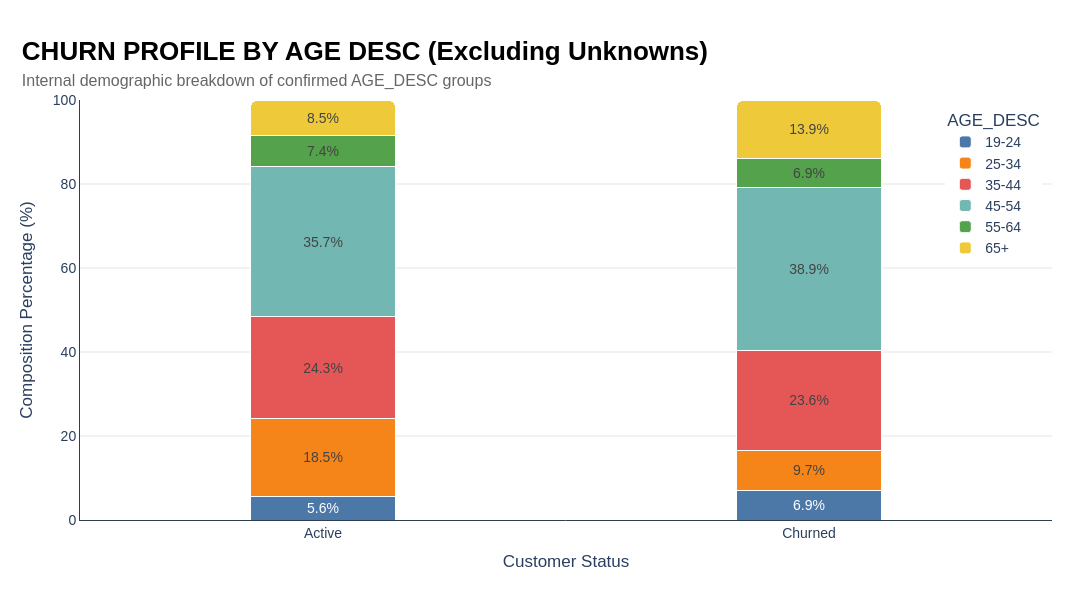
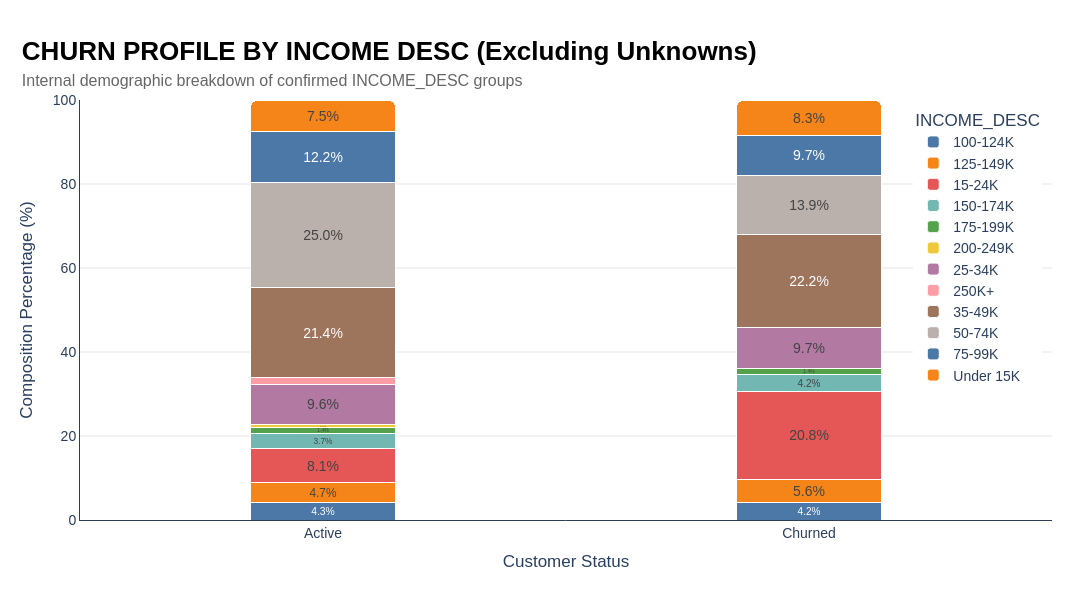
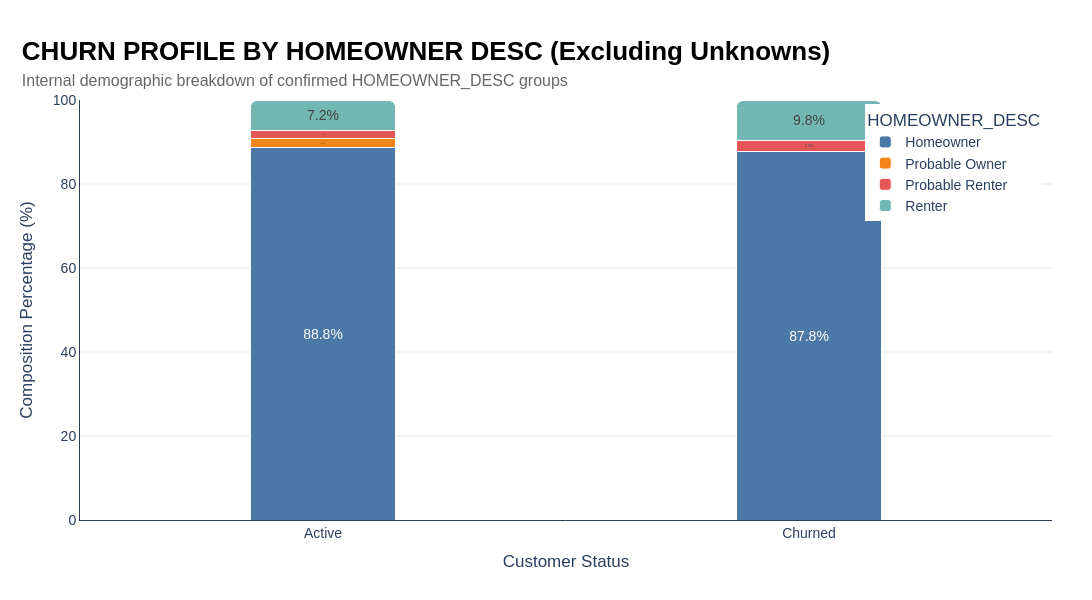
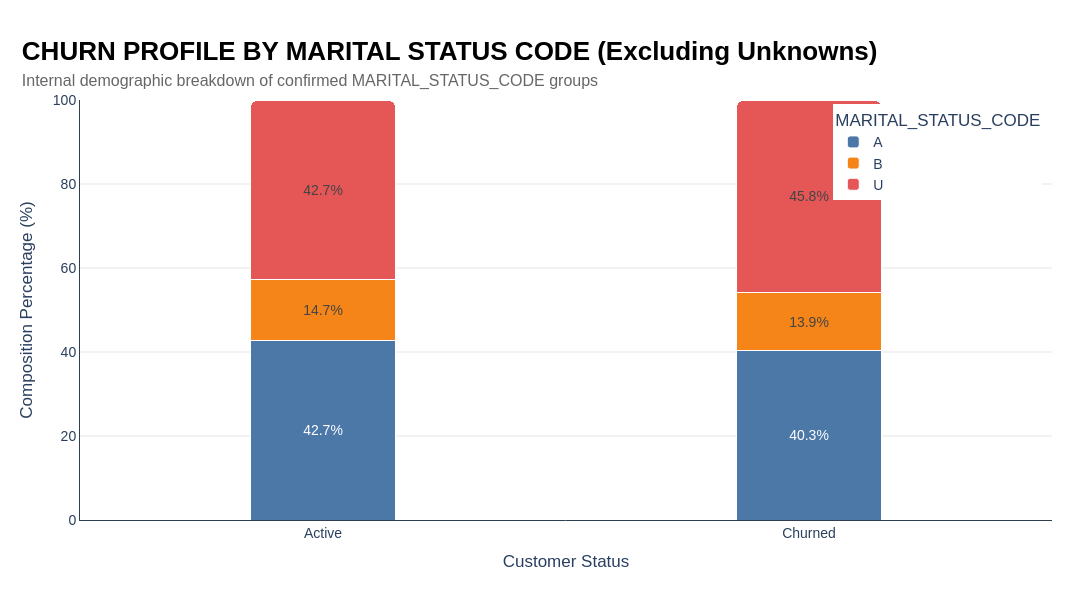

Write notebook code for charts like these, in order.
### Code cell
customer_base['Churn_Status'] = customer_base['is_churn'].map({0: 'Active', 1: 'Churned'})

for feature in features_to_plot:
    df_filtered = customer_base[customer_base[feature] != 'Unknown'].copy()

    composition_df = pd.crosstab(df_filtered['Churn_Status'], df_filtered[feature], normalize='index') * 100
    
    comp_melted = composition_df.reset_index().melt(
        id_vars='Churn_Status', 
        var_name=feature, 
        value_name='percentage'
    )

    fig = px.bar(
        comp_melted,
        x='Churn_Status',
        y='percentage',
        color=feature,
        text='percentage',
        color_discrete_sequence=px.colors.qualitative.T10 
    )

    fig.update_traces(
        texttemplate='%{text:.1f}%', 
        textposition='inside',
        insidetextanchor='middle',
        marker_line_color='white',
        marker_line_width=1,
        marker_cornerradius=8 
    )

    fig = apply_my_style(
        fig, 
        title=f"CHURN PROFILE BY {feature.replace('_', ' ')} (Excluding Unknowns)", 
        subtitle=f"Internal demographic breakdown of confirmed {feature} groups"
    )

    fig.update_layout(
        width=1600,     
        height=600,     
        bargap=0.7,     
        xaxis_title="Customer Status",
        yaxis_title="Composition Percentage (%)",
        barmode='stack',
        xaxis=dict(showgrid=False),
        yaxis=dict(range=[0, 100], showgrid=True, gridcolor=c['gray_light'])
    )

    fig.show()

### Figure 1 — Plotly figure (JSON) as saved in the notebook; plotly's stock layout.template omitted (floating-point values rounded to 4 significant figures)
{"data": [{"hovertemplate": "AGE_DESC=19-24<br>Churn_Status=%{x}<br>percentage=%{text}<extra></extra>", "insidetextanchor": "middle", "legendgroup": "19-24", "marker": {"color": "#4C78A8", "cornerradius": 8, "line": {"color": "white", "width": 1}, "pattern": {"shape": ""}}, "name": "19-24", "orientation": "v", "showlegend": true, "text": [5.624, 6.944], "textposition": "inside", "texttemplate": "%{text:.1f}%", "type": "bar", "x": ["Active", "Churned"], "xaxis": "x", "y": [5.624, 6.944], "yaxis": "y"}, {"hovertemplate": "AGE_DESC=25-34<br>Churn_Status=%{x}<br>percentage=%{text}<extra></extra>", "insidetextanchor": "middle", "legendgroup": "25-34", "marker": {"color": "#F58518", "cornerradius": 8, "line": {"color": "white", "width": 1}, "pattern": {"shape": ""}}, "name": "25-34", "orientation": "v", "showlegend": true, "text": [18.52, 9.722], "textposition": "inside", "texttemplate": "%{text:.1f}%", "type": "bar", "x": ["Active", "Churned"], "xaxis": "x", "y": [18.52, 9.722], "yaxis": "y"}, {"hovertemplate": "AGE_DESC=35-44<br>Churn_Status=%{x}<br>percentage=%{text}<extra></extra>", "insidetextanchor": "middle", "legendgroup": "35-44", "marker": {"color": "#E45756", "cornerradius": 8, "line": {"color": "white", "width": 1}, "pattern": {"shape": ""}}, "name": "35-44", "orientation": "v", "showlegend": true, "text": [24.28, 23.61], "textposition": "inside", "texttemplate": "%{text:.1f}%", "type": "bar", "x": ["Active", "Churned"], "xaxis": "x", "y": [24.28, 23.61], "yaxis": "y"}, {"hovertemplate": "AGE_DESC=45-54<br>Churn_Status=%{x}<br>percentage=%{text}<extra></extra>", "insidetextanchor": "middle", "legendgroup": "45-54", "marker": {"color": "#72B7B2", "cornerradius": 8, "line": {"color": "white", "width": 1}, "pattern": {"shape": ""}}, "name": "45-54", "orientation": "v", "showlegend": true, "text": [35.67, 38.89], "textposition": "inside", "texttemplate": "%{text:.1f}%", "type": "bar", "x": ["Active", "Churned"], "xaxis": "x", "y": [35.67, 38.89], "yaxis": "y"}, {"hovertemplate": "AGE_DESC=55-64<br>Churn_Status=%{x}<br>percentage=%{text}<extra></extra>", "insidetextanchor": "middle", "legendgroup": "55-64", "marker": {"color": "#54A24B", "cornerradius": 8, "line": {"color": "white", "width": 1}, "pattern": {"shape": ""}}, "name": "55-64", "orientation": "v", "showlegend": true, "text": [7.407, 6.944], "textposition": "inside", "texttemplate": "%{text:.1f}%", "type": "bar", "x": ["Active", "Churned"], "xaxis": "x", "y": [7.407, 6.944], "yaxis": "y"}, {"hovertemplate": "AGE_DESC=65+<br>Churn_Status=%{x}<br>percentage=%{text}<extra></extra>", "insidetextanchor": "middle", "legendgroup": "65+", "marker": {"color": "#EECA3B", "cornerradius": 8, "line": {"color": "white", "width": 1}, "pattern": {"shape": ""}}, "name": "65+", "orientation": "v", "showlegend": true, "text": [8.505, 13.89], "textposition": "inside", "texttemplate": "%{text:.1f}%", "type": "bar", "x": ["Active", "Churned"], "xaxis": "x", "y": [8.505, 13.89], "yaxis": "y"}], "layout": {"bargap": 0.7, "barmode": "stack", "font": {"family": "Montserrat, sans-serif", "size": 14}, "height": 600, "legend": {"title": {"text": "AGE_DESC"}, "tracegroupgap": 0, "x": 0.99, "xanchor": "right", "y": 0.99, "yanchor": "top"}, "margin": {"b": 80, "l": 80, "r": 40, "t": 100}, "paper_bgcolor": "white", "plot_bgcolor": "white", "title": {"font": {"family": "Montserrat, sans-serif"}, "text": "<b style='font-size:26px; color:black;'>CHURN PROFILE BY AGE DESC (Excluding Unknowns)</b><br><span style='font-size:16px; color:#666;'>Internal demographic breakdown of confirmed AGE_DESC groups</span>", "x": 0.02, "xanchor": "left", "y": 0.9, "yanchor": "top"}, "width": 1600, "xaxis": {"anchor": "y", "domain": [0, 1], "linecolor": "#2C3E50", "linewidth": 1, "mirror": false, "showgrid": false, "showline": true, "title": {"text": "Customer Status"}}, "yaxis": {"anchor": "x", "domain": [0, 1], "gridcolor": "#E5E5E5", "linecolor": "#2C3E50", "linewidth": 1, "mirror": false, "range": [0, 100], "showgrid": true, "showline": true, "title": {"text": "Composition Percentage (%)"}}}}

### Figure 2 — Plotly figure (JSON) as saved in the notebook; plotly's stock layout.template omitted (floating-point values rounded to 4 significant figures)
{"data": [{"hovertemplate": "INCOME_DESC=100-124K<br>Churn_Status=%{x}<br>percentage=%{text}<extra></extra>", "insidetextanchor": "middle", "legendgroup": "100-124K", "marker": {"color": "#4C78A8", "cornerradius": 8, "line": {"color": "white", "width": 1}, "pattern": {"shape": ""}}, "name": "100-124K", "orientation": "v", "showlegend": true, "text": [4.252, 4.167], "textposition": "inside", "texttemplate": "%{text:.1f}%", "type": "bar", "x": ["Active", "Churned"], "xaxis": "x", "y": [4.252, 4.167], "yaxis": "y"}, {"hovertemplate": "INCOME_DESC=125-149K<br>Churn_Status=%{x}<br>percentage=%{text}<extra></extra>", "insidetextanchor": "middle", "legendgroup": "125-149K", "marker": {"color": "#F58518", "cornerradius": 8, "line": {"color": "white", "width": 1}, "pattern": {"shape": ""}}, "name": "125-149K", "orientation": "v", "showlegend": true, "text": [4.664, 5.556], "textposition": "inside", "texttemplate": "%{text:.1f}%", "type": "bar", "x": ["Active", "Churned"], "xaxis": "x", "y": [4.664, 5.556], "yaxis": "y"}, {"hovertemplate": "INCOME_DESC=15-24K<br>Churn_Status=%{x}<br>percentage=%{text}<extra></extra>", "insidetextanchor": "middle", "legendgroup": "15-24K", "marker": {"color": "#E45756", "cornerradius": 8, "line": {"color": "white", "width": 1}, "pattern": {"shape": ""}}, "name": "15-24K", "orientation": "v", "showlegend": true, "text": [8.093, 20.83], "textposition": "inside", "texttemplate": "%{text:.1f}%", "type": "bar", "x": ["Active", "Churned"], "xaxis": "x", "y": [8.093, 20.83], "yaxis": "y"}, {"hovertemplate": "INCOME_DESC=150-174K<br>Churn_Status=%{x}<br>percentage=%{text}<extra></extra>", "insidetextanchor": "middle", "legendgroup": "150-174K", "marker": {"color": "#72B7B2", "cornerradius": 8, "line": {"color": "white", "width": 1}, "pattern": {"shape": ""}}, "name": "150-174K", "orientation": "v", "showlegend": true, "text": [3.704, 4.167], "textposition": "inside", "texttemplate": "%{text:.1f}%", "type": "bar", "x": ["Active", "Churned"], "xaxis": "x", "y": [3.704, 4.167], "yaxis": "y"}, {"hovertemplate": "INCOME_DESC=175-199K<br>Churn_Status=%{x}<br>percentage=%{text}<extra></extra>", "insidetextanchor": "middle", "legendgroup": "175-199K", "marker": {"color": "#54A24B", "cornerradius": 8, "line": {"color": "white", "width": 1}, "pattern": {"shape": ""}}, "name": "175-199K", "orientation": "v", "showlegend": true, "text": [1.372, 1.389], "textposition": "inside", "texttemplate": "%{text:.1f}%", "type": "bar", "x": ["Active", "Churned"], "xaxis": "x", "y": [1.372, 1.389], "yaxis": "y"}, {"hovertemplate": "INCOME_DESC=200-249K<br>Churn_Status=%{x}<br>percentage=%{text}<extra></extra>", "insidetextanchor": "middle", "legendgroup": "200-249K", "marker": {"color": "#EECA3B", "cornerradius": 8, "line": {"color": "white", "width": 1}, "pattern": {"shape": ""}}, "name": "200-249K", "orientation": "v", "showlegend": true, "text": [0.6859, 0.0], "textposition": "inside", "texttemplate": "%{text:.1f}%", "type": "bar", "x": ["Active", "Churned"], "xaxis": "x", "y": [0.6859, 0.0], "yaxis": "y"}, {"hovertemplate": "INCOME_DESC=25-34K<br>Churn_Status=%{x}<br>percentage=%{text}<extra></extra>", "insidetextanchor": "middle", "legendgroup": "25-34K", "marker": {"color": "#B279A2", "cornerradius": 8, "line": {"color": "white", "width": 1}, "pattern": {"shape": ""}}, "name": "25-34K", "orientation": "v", "showlegend": true, "text": [9.602, 9.722], "textposition": "inside", "texttemplate": "%{text:.1f}%", "type": "bar", "x": ["Active", "Churned"], "xaxis": "x", "y": [9.602, 9.722], "yaxis": "y"}, {"hovertemplate": "INCOME_DESC=250K+<br>Churn_Status=%{x}<br>percentage=%{text}<extra></extra>", "insidetextanchor": "middle", "legendgroup": "250K+", "marker": {"color": "#FF9DA6", "cornerradius": 8, "line": {"color": "white", "width": 1}, "pattern": {"shape": ""}}, "name": "250K+", "orientation": "v", "showlegend": true, "text": [1.509, 0.0], "textposition": "inside", "texttemplate": "%{text:.1f}%", "type": "bar", "x": ["Active", "Churned"], "xaxis": "x", "y": [1.509, 0.0], "yaxis": "y"}, {"hovertemplate": "INCOME_DESC=35-49K<br>Churn_Status=%{x}<br>percentage=%{text}<extra></extra>", "insidetextanchor": "middle", "legendgroup": "35-49K", "marker": {"color": "#9D755D", "cornerradius": 8, "line": {"color": "white", "width": 1}, "pattern": {"shape": ""}}, "name": "35-49K", "orientation": "v", "showlegend": true, "text": [21.4, 22.22], "textposition": "inside", "texttemplate": "%{text:.1f}%", "type": "bar", "x": ["Active", "Churned"], "xaxis": "x", "y": [21.4, 22.22], "yaxis": "y"}, {"hovertemplate": "INCOME_DESC=50-74K<br>Churn_Status=%{x}<br>percentage=%{text}<extra></extra>", "insidetextanchor": "middle", "legendgroup": "50-74K", "marker": {"color": "#BAB0AC", "cornerradius": 8, "line": {"color": "white", "width": 1}, "pattern": {"shape": ""}}, "name": "50-74K", "orientation": "v", "showlegend": true, "text": [24.97, 13.89], "textposition": "inside", "texttemplate": "%{text:.1f}%", "type": "bar", "x": ["Active", "Churned"], "xaxis": "x", "y": [24.97, 13.89], "yaxis": "y"}, {"hovertemplate": "INCOME_DESC=75-99K<br>Churn_Status=%{x}<br>percentage=%{text}<extra></extra>", "insidetextanchor": "middle", "legendgroup": "75-99K", "marker": {"color": "#4C78A8", "cornerradius": 8, "line": {"color": "white", "width": 1}, "pattern": {"shape": ""}}, "name": "75-99K", "orientation": "v", "showlegend": true, "text": [12.21, 9.722], "textposition": "inside", "texttemplate": "%{text:.1f}%", "type": "bar", "x": ["Active", "Churned"], "xaxis": "x", "y": [12.21, 9.722], "yaxis": "y"}, {"hovertemplate": "INCOME_DESC=Under 15K<br>Churn_Status=%{x}<br>percentage=%{text}<extra></extra>", "insidetextanchor": "middle", "legendgroup": "Under 15K", "marker": {"color": "#F58518", "cornerradius": 8, "line": {"color": "white", "width": 1}, "pattern": {"shape": ""}}, "name": "Under 15K", "orientation": "v", "showlegend": true, "text": [7.545, 8.333], "textposition": "inside", "texttemplate": "%{text:.1f}%", "type": "bar", "x": ["Active", "Churned"], "xaxis": "x", "y": [7.545, 8.333], "yaxis": "y"}], "layout": {"bargap": 0.7, "barmode": "stack", "font": {"family": "Montserrat, sans-serif", "size": 14}, "height": 600, "legend": {"title": {"text": "INCOME_DESC"}, "tracegroupgap": 0, "x": 0.99, "xanchor": "right", "y": 0.99, "yanchor": "top"}, "margin": {"b": 80, "l": 80, "r": 40, "t": 100}, "paper_bgcolor": "white", "plot_bgcolor": "white", "title": {"font": {"family": "Montserrat, sans-serif"}, "text": "<b style='font-size:26px; color:black;'>CHURN PROFILE BY INCOME DESC (Excluding Unknowns)</b><br><span style='font-size:16px; color:#666;'>Internal demographic breakdown of confirmed INCOME_DESC groups</span>", "x": 0.02, "xanchor": "left", "y": 0.9, "yanchor": "top"}, "width": 1600, "xaxis": {"anchor": "y", "domain": [0, 1], "linecolor": "#2C3E50", "linewidth": 1, "mirror": false, "showgrid": false, "showline": true, "title": {"text": "Customer Status"}}, "yaxis": {"anchor": "x", "domain": [0, 1], "gridcolor": "#E5E5E5", "linecolor": "#2C3E50", "linewidth": 1, "mirror": false, "range": [0, 100], "showgrid": true, "showline": true, "title": {"text": "Composition Percentage (%)"}}}}

### Figure 3 — Plotly figure (JSON) as saved in the notebook; plotly's stock layout.template omitted (floating-point values rounded to 4 significant figures)
{"data": [{"hovertemplate": "HOMEOWNER_DESC=Homeowner<br>Churn_Status=%{x}<br>percentage=%{text}<extra></extra>", "insidetextanchor": "middle", "legendgroup": "Homeowner", "marker": {"color": "#4C78A8", "cornerradius": 8, "line": {"color": "white", "width": 1}, "pattern": {"shape": ""}}, "name": "Homeowner", "orientation": "v", "showlegend": true, "text": [88.8, 87.8], "textposition": "inside", "texttemplate": "%{text:.1f}%", "type": "bar", "x": ["Active", "Churned"], "xaxis": "x", "y": [88.8, 87.8], "yaxis": "y"}, {"hovertemplate": "HOMEOWNER_DESC=Probable Owner<br>Churn_Status=%{x}<br>percentage=%{text}<extra></extra>", "insidetextanchor": "middle", "legendgroup": "Probable Owner", "marker": {"color": "#F58518", "cornerradius": 8, "line": {"color": "white", "width": 1}, "pattern": {"shape": ""}}, "name": "Probable Owner", "orientation": "v", "showlegend": true, "text": [2.087, 0.0], "textposition": "inside", "texttemplate": "%{text:.1f}%", "type": "bar", "x": ["Active", "Churned"], "xaxis": "x", "y": [2.087, 0.0], "yaxis": "y"}, {"hovertemplate": "HOMEOWNER_DESC=Probable Renter<br>Churn_Status=%{x}<br>percentage=%{text}<extra></extra>", "insidetextanchor": "middle", "legendgroup": "Probable Renter", "marker": {"color": "#E45756", "cornerradius": 8, "line": {"color": "white", "width": 1}, "pattern": {"shape": ""}}, "name": "Probable Renter", "orientation": "v", "showlegend": true, "text": [1.898, 2.439], "textposition": "inside", "texttemplate": "%{text:.1f}%", "type": "bar", "x": ["Active", "Churned"], "xaxis": "x", "y": [1.898, 2.439], "yaxis": "y"}, {"hovertemplate": "HOMEOWNER_DESC=Renter<br>Churn_Status=%{x}<br>percentage=%{text}<extra></extra>", "insidetextanchor": "middle", "legendgroup": "Renter", "marker": {"color": "#72B7B2", "cornerradius": 8, "line": {"color": "white", "width": 1}, "pattern": {"shape": ""}}, "name": "Renter", "orientation": "v", "showlegend": true, "text": [7.211, 9.756], "textposition": "inside", "texttemplate": "%{text:.1f}%", "type": "bar", "x": ["Active", "Churned"], "xaxis": "x", "y": [7.211, 9.756], "yaxis": "y"}], "layout": {"bargap": 0.7, "barmode": "stack", "font": {"family": "Montserrat, sans-serif", "size": 14}, "height": 600, "legend": {"title": {"text": "HOMEOWNER_DESC"}, "tracegroupgap": 0, "x": 0.99, "xanchor": "right", "y": 0.99, "yanchor": "top"}, "margin": {"b": 80, "l": 80, "r": 40, "t": 100}, "paper_bgcolor": "white", "plot_bgcolor": "white", "title": {"font": {"family": "Montserrat, sans-serif"}, "text": "<b style='font-size:26px; color:black;'>CHURN PROFILE BY HOMEOWNER DESC (Excluding Unknowns)</b><br><span style='font-size:16px; color:#666;'>Internal demographic breakdown of confirmed HOMEOWNER_DESC groups</span>", "x": 0.02, "xanchor": "left", "y": 0.9, "yanchor": "top"}, "width": 1600, "xaxis": {"anchor": "y", "domain": [0, 1], "linecolor": "#2C3E50", "linewidth": 1, "mirror": false, "showgrid": false, "showline": true, "title": {"text": "Customer Status"}}, "yaxis": {"anchor": "x", "domain": [0, 1], "gridcolor": "#E5E5E5", "linecolor": "#2C3E50", "linewidth": 1, "mirror": false, "range": [0, 100], "showgrid": true, "showline": true, "title": {"text": "Composition Percentage (%)"}}}}

### Figure 4 — Plotly figure (JSON) as saved in the notebook; plotly's stock layout.template omitted (floating-point values rounded to 4 significant figures)
{"data": [{"hovertemplate": "MARITAL_STATUS_CODE=A<br>Churn_Status=%{x}<br>percentage=%{text}<extra></extra>", "insidetextanchor": "middle", "legendgroup": "A", "marker": {"color": "#4C78A8", "cornerradius": 8, "line": {"color": "white", "width": 1}, "pattern": {"shape": ""}}, "name": "A", "orientation": "v", "showlegend": true, "text": [42.66, 40.28], "textposition": "inside", "texttemplate": "%{text:.1f}%", "type": "bar", "x": ["Active", "Churned"], "xaxis": "x", "y": [42.66, 40.28], "yaxis": "y"}, {"hovertemplate": "MARITAL_STATUS_CODE=B<br>Churn_Status=%{x}<br>percentage=%{text}<extra></extra>", "insidetextanchor": "middle", "legendgroup": "B", "marker": {"color": "#F58518", "cornerradius": 8, "line": {"color": "white", "width": 1}, "pattern": {"shape": ""}}, "name": "B", "orientation": "v", "showlegend": true, "text": [14.68, 13.89], "textposition": "inside", "texttemplate": "%{text:.1f}%", "type": "bar", "x": ["Active", "Churned"], "xaxis": "x", "y": [14.68, 13.89], "yaxis": "y"}, {"hovertemplate": "MARITAL_STATUS_CODE=U<br>Churn_Status=%{x}<br>percentage=%{text}<extra></extra>", "insidetextanchor": "middle", "legendgroup": "U", "marker": {"color": "#E45756", "cornerradius": 8, "line": {"color": "white", "width": 1}, "pattern": {"shape": ""}}, "name": "U", "orientation": "v", "showlegend": true, "text": [42.66, 45.83], "textposition": "inside", "texttemplate": "%{text:.1f}%", "type": "bar", "x": ["Active", "Churned"], "xaxis": "x", "y": [42.66, 45.83], "yaxis": "y"}], "layout": {"bargap": 0.7, "barmode": "stack", "font": {"family": "Montserrat, sans-serif", "size": 14}, "height": 600, "legend": {"title": {"text": "MARITAL_STATUS_CODE"}, "tracegroupgap": 0, "x": 0.99, "xanchor": "right", "y": 0.99, "yanchor": "top"}, "margin": {"b": 80, "l": 80, "r": 40, "t": 100}, "paper_bgcolor": "white", "plot_bgcolor": "white", "title": {"font": {"family": "Montserrat, sans-serif"}, "text": "<b style='font-size:26px; color:black;'>CHURN PROFILE BY MARITAL STATUS CODE (Excluding Unknowns)</b><br><span style='font-size:16px; color:#666;'>Internal demographic breakdown of confirmed MARITAL_STATUS_CODE groups</span>", "x": 0.02, "xanchor": "left", "y": 0.9, "yanchor": "top"}, "width": 1600, "xaxis": {"anchor": "y", "domain": [0, 1], "linecolor": "#2C3E50", "linewidth": 1, "mirror": false, "showgrid": false, "showline": true, "title": {"text": "Customer Status"}}, "yaxis": {"anchor": "x", "domain": [0, 1], "gridcolor": "#E5E5E5", "linecolor": "#2C3E50", "linewidth": 1, "mirror": false, "range": [0, 100], "showgrid": true, "showline": true, "title": {"text": "Composition Percentage (%)"}}}}
